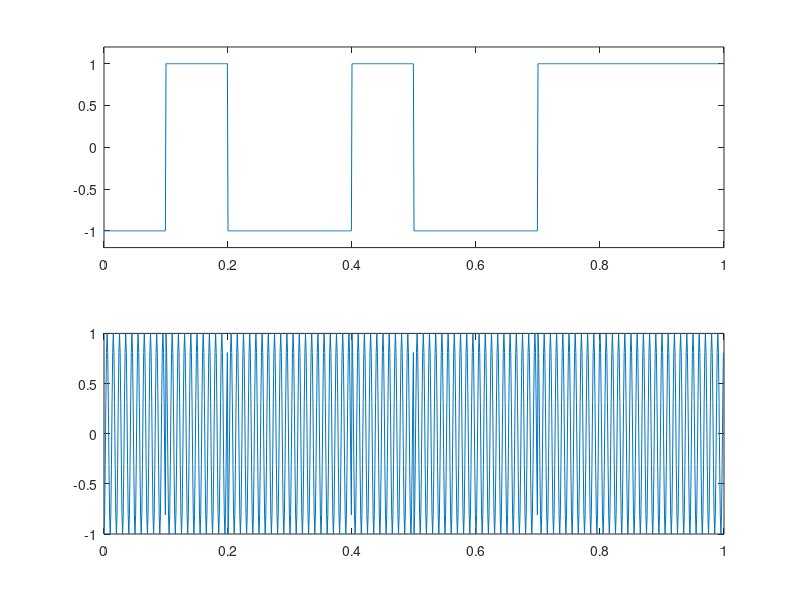

Write the MATLAB code that produced this figure.
% one second
t = 0: 1/1e3: 0.999

% Ten random
a = 2 * randint(1, 10, 2) - 1;

% Ten rectangular waveform
g = ones(1, 100);
g = [g, g, g, g, g, g, g, g, g, g];

% Binary amplitude modulation
s = a(ceil(10 * t + 0.01)) .* g .* cos(2 * pi * 100 * t);

% Drawing
subplot(2, 1, 1);
plot(t, a(ceil(10 * t + 0.01)));
axis([0, 1, -1.2, 1.2]);
subplot(2, 1, 2);
plot(t, s);